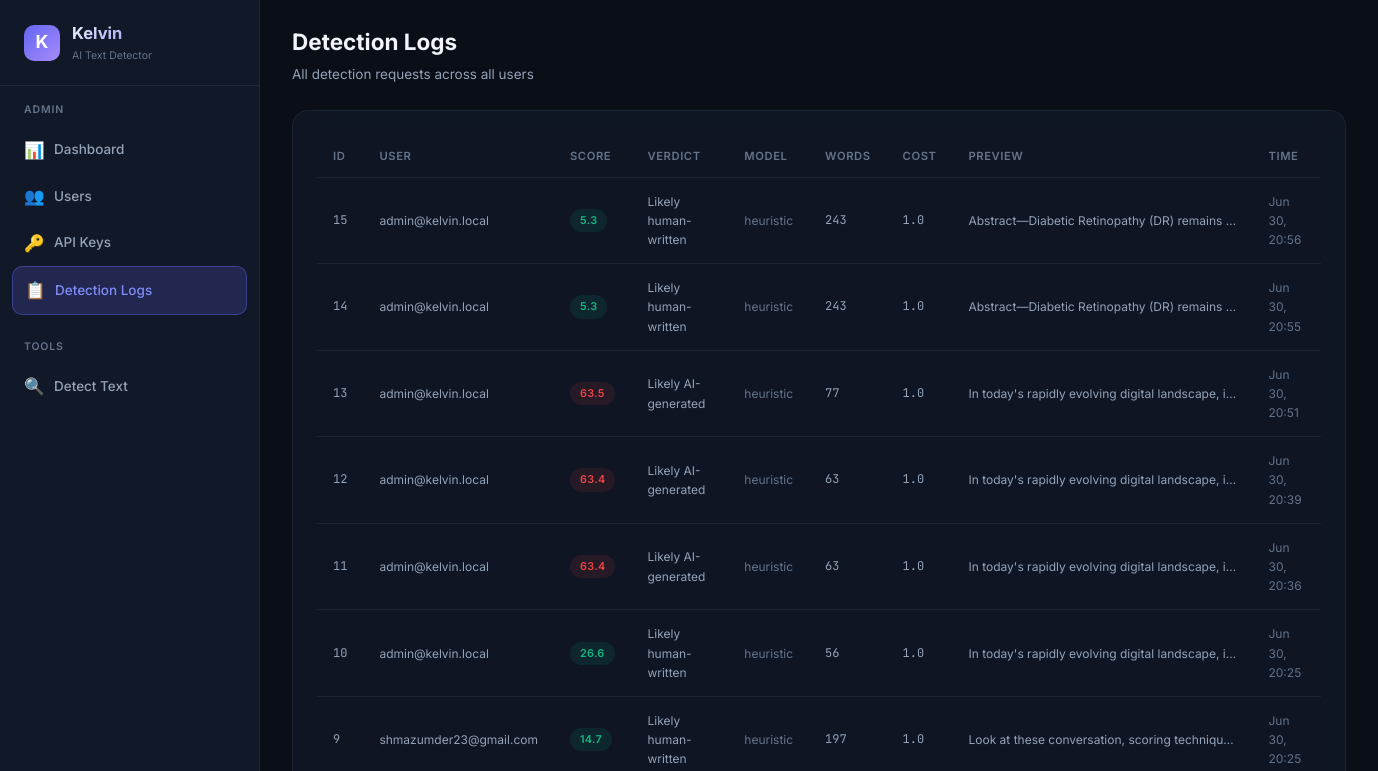
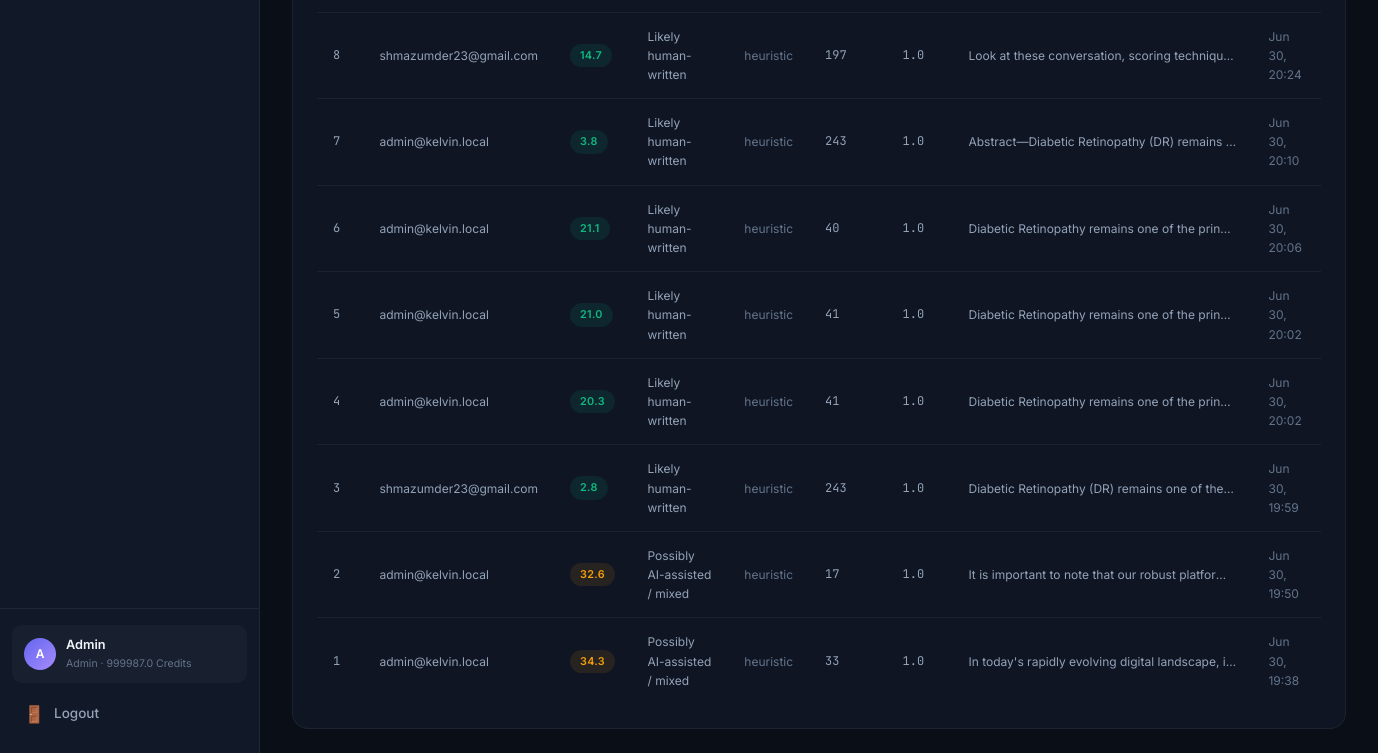
Before: /admin/logs (signed in) with the older database file (2 pictures, top to bottom).
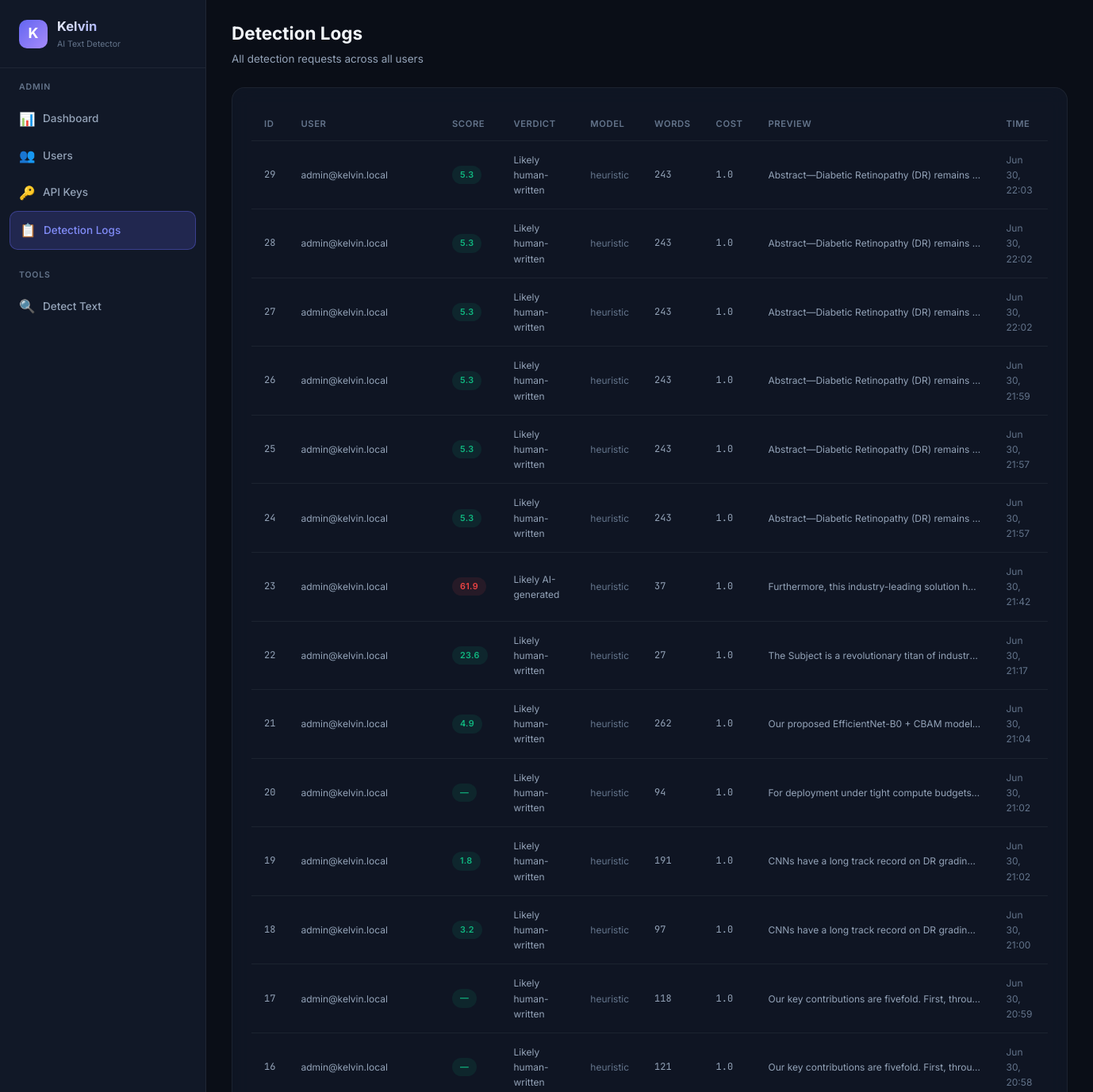
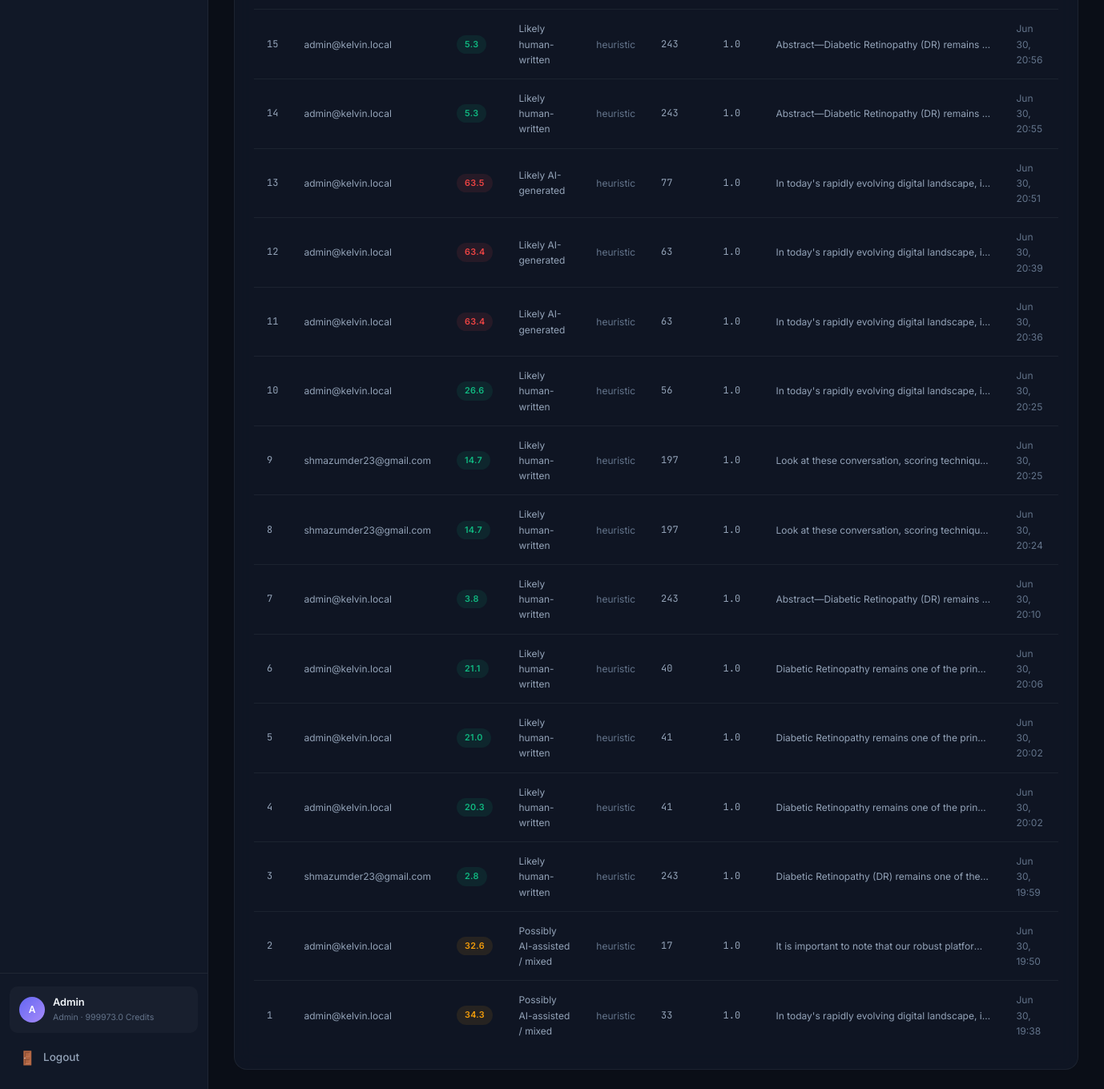
After: the same page with the newer database file (2 pictures, top to bottom).
### database.py (models this page shows, shortened)
class User(Base):
    __tablename__ = "users"
    id = Column(Integer, primary_key=True, autoincrement=True)
    email = Column(String(255), unique=True, nullable=False, index=True)
    password_hash = Column(String(255), nullable=False)
    display_name = Column(String(100), nullable=False)
    role = Column(String(20), nullable=False, default="user")  # "admin" or "user"
    balance = Column(Float, nullable=False, default=100.0)
    is_active = Column(Boolean, nullable=False, default=True)
    created_at = Column(DateTime, nullable=False, default=datetime.utcnow)
    api_keys = relationship("APIKeyRecord", back_populates="user", lazy="dynamic")
    detection_logs = relationship("DetectionLog", back_populates="user", lazy="dynamic")
    transactions = relationship("BalanceTransaction", back_populates="user", lazy="dynamic")

class DetectionLog(Base):
    __tablename__ = "detection_logs"
    id = Column(Integer, primary_key=True, autoincrement=True)
    user_id = Column(Integer, ForeignKey("users.id"), nullable=False, index=True)
    api_key_id = Column(Integer, ForeignKey("api_keys.id"), nullable=True)
    input_text = Column(Text, nullable=False)
    output_json = Column(Text, nullable=False)  # JSON string
    score = Column(Float, nullable=True)
    verdict = Column(String(50), nullable=True)
    model_used = Column(String(30), nullable=True)
    cost = Column(Float, nullable=False, default=1.0)
    word_count = Column(Integer, nullable=True)
    ip_address = Column(String(45), nullable=True)
    created_at = Column(DateTime, nullable=False, default=datetime.utcnow)
    user = relationship("User", back_populates="detection_logs")
    api_key = relationship("APIKeyRecord", back_populates="detection_logs")
    __table_args__ = (
        Index("idx_logs_user_created", "user_id", "created_at"),
    )

### detect-ai.py (the view)
@app.get("/admin/logs", response_class=HTMLResponse)
async def admin_logs_page(request: Request, db: Session = Depends(get_db_session)):
    _require_admin_web(request, db)
    logs = db.query(DetectionLog).order_by(desc(DetectionLog.created_at)).limit(200).all()
    for log in logs:
        u = db.query(User).filter(User.id == log.user_id).first()
        log.user_email = u.email if u else "unknown"
    return _render(request, db, "admin/logs.html", logs=logs)

### templates/admin/logs.html (shortened to what this page needs)
{% extends "base.html" %}
{% set active_page = 'admin-logs' %}
{% block page_header %}
<div class="page-header">
    <h2>Detection Logs</h2>
    <p>All detection requests across all users</p>
</div>
{% endblock %}
{% block content %}
<div class="card">
    {% if logs %}
    <div class="table-container">
        <table>
            <thead>
                <tr>
                    <th>ID</th>
                    <th>User</th>
                    <th>Score</th>
                    <th>Verdict</th>
                    <th>Model</th>
                    <th>Words</th>
                    <th>Cost</th>
                    <th>Preview</th>
                    <th>Time</th>
                </tr>
            </thead>
            <tbody>
                {% for log in logs %}
                <tr>
                    <td class="text-mono text-sm">{{ log.id }}</td>
                    <td class="text-sm">{{ log.user_email }}</td>
                    <td>
                        <span class="badge {% if log.score and log.score >= 60 %}badge-red{% elif log.score and log.score >= 30 %}badge-yellow{% else %}badge-green{% endif %}">
                            {{ log.score | round(1) if log.score else '—' }}
                        </span>
                    </td>
                    <td class="text-sm">{{ log.verdict or '—' }}</td>
                    <td class="text-sm text-muted">{{ log.model_used or '—' }}</td>
                    <td class="text-mono text-sm">{{ log.word_count or '—' }}</td>
                    <td class="text-mono text-sm">{{ log.cost }}</td>
                    <td class="truncate text-sm">{{ log.input_text[:60] }}{% if log.input_text|length > 60 %}...{% endif %}</td>
                    <td class="text-sm text-muted">{{ log.created_at.strftime('%b %d, %H:%M') if log.created_at else '—' }}</td>
                </tr>
                {% endfor %}
            </tbody>
        </table>
    </div>
    {% else %}
    <div class="empty-state">
        <div class="empty-icon">📋</div>
        <h3>No logs yet</h3>
        <p>Detection activity will appear here.</p>
    </div>
    {% endif %}
</div>
{% endblock %}

### templates/base.html (shortened to what this page needs)
<!DOCTYPE html>
<html lang="en">
<head>
    <link rel="stylesheet" href="/static/css/style.css?v=6">
</head>
<body>
    {% block body %}
    <div class="app-layout">
        <aside class="sidebar">
            <div class="sidebar-brand">
                <div class="brand-icon">K</div>
                <div>
                    <h1>Kelvin</h1>
                    <div class="brand-version">AI Text Detector</div>
                </div>
            </div>
            <nav class="sidebar-nav">
                {% if user and user.role == 'admin' %}
                <div class="nav-section">
                    <div class="nav-section-title">Admin</div>
                    <a href="/admin/dashboard" class="nav-link {% if active_page == 'admin-dashboard' %}active{% endif %}">
                        <span class="nav-icon">📊</span> Dashboard
                    </a>
                    <a href="/admin/users" class="nav-link {% if active_page == 'admin-users' %}active{% endif %}">
                        <span class="nav-icon">👥</span> Users
                    </a>
                    <a href="/admin/keys" class="nav-link {% if active_page == 'admin-keys' %}active{% endif %}">
                        <span class="nav-icon">🔑</span> API Keys
                    </a>
                    <a href="/admin/logs" class="nav-link {% if active_page == 'admin-logs' %}active{% endif %}">
                        <span class="nav-icon">📋</span> Detection Logs
                    </a>
                </div>
                <div class="nav-section">
                    <div class="nav-section-title">Tools</div>
                    <a href="/dashboard/detect" class="nav-link {% if active_page == 'detect' %}active{% endif %}">
                        <span class="nav-icon">🔍</span> Detect Text
                    </a>
                </div>
                {% endif %}
            </nav>
            {% if user %}
            <div class="sidebar-footer">
                <div class="sidebar-user">
                    <div class="user-avatar">{{ user.display_name[0] | upper }}</div>
                    <div class="user-info">
                        <div class="user-name">{{ user.display_name }}</div>
                        <div class="user-role">{{ user.role }} · {{ user.balance | round(1) }} credits</div>
                    </div>
                </div>
                <a href="/logout" class="nav-link" style="margin-top: 8px;">
                    <span class="nav-icon">🚪</span> Logout
                </a>
            </div>
            {% endif %}
        </aside>
        <main class="main-content">
            {% block page_header %}{% endblock %}
            <div class="page-body">
                {% block content %}{% endblock %}
            </div>
        </main>
    </div>
    {% endblock %}
</body>
</html>

Changed rows visible on the page:
changed User "Admin": balance "999987.0" → "999973.0"
added DetectionLog: id "29", user_email "admin@kelvin.local", score "5.3", verdict "Likely human-written", model_used "heuristic", word_count "243", cost "1.0", input_text "Abstract—Diabetic Retinopathy (DR) remains…", created_at "Jun 30, 22:03"
added DetectionLog: id "28", user_email "admin@kelvin.local", score "5.3", verdict "Likely human-written", model_used "heuristic", word_count "243", cost "1.0", input_text "Abstract—Diabetic Retinopathy (DR) remains…", created_at "Jun 30, 22:02"
added DetectionLog: id "27", user_email "admin@kelvin.local", score "5.3", verdict "Likely human-written", model_used "heuristic", word_count "243", cost "1.0", input_text "Abstract—Diabetic Retinopathy (DR) remains…", created_at "Jun 30, 22:02"
added DetectionLog: id "26", user_email "admin@kelvin.local", score "5.3", verdict "Likely human-written", model_used "heuristic", word_count "243", cost "1.0", input_text "Abstract—Diabetic Retinopathy (DR) remains…", created_at "Jun 30, 21:59"
added DetectionLog: id "25", user_email "admin@kelvin.local", score "5.3", verdict "Likely human-written", model_used "heuristic", word_count "243", cost "1.0", input_text "Abstract—Diabetic Retinopathy (DR) remains…", created_at "Jun 30, 21:57"
added DetectionLog: id "24", user_email "admin@kelvin.local", score "5.3", verdict "Likely human-written", model_used "heuristic", word_count "243", cost "1.0", input_text "Abstract—Diabetic Retinopathy (DR) remains…", created_at "Jun 30, 21:57"
added DetectionLog: id "23", user_email "admin@kelvin.local", score "61.9", verdict "Likely AI-generated", model_used "heuristic", word_count "37", cost "1.0", input_text "Furthermore, this industry-leading solution h…", created_at "Jun 30, 21:42"
added DetectionLog: id "22", user_email "admin@kelvin.local", score "23.6", verdict "Likely human-written", model_used "heuristic", word_count "27", cost "1.0", input_text "The Subject is a revolutionary titan of industr…", created_at "Jun 30, 21:17"
added DetectionLog: id "21", user_email "admin@kelvin.local", score "4.9", verdict "Likely human-written", model_used "heuristic", word_count "262", cost "1.0", input_text "Our proposed EfficientNet-B0 + CBAM model…", created_at "Jun 30, 21:04"
added DetectionLog: id "20", user_email "admin@kelvin.local", score "—", verdict "Likely human-written", model_used "heuristic", word_count "94", cost "1.0", input_text "For deployment under tight compute budgets…", created_at "Jun 30, 21:02"
added DetectionLog: id "19", user_email "admin@kelvin.local", score "1.8", verdict "Likely human-written", model_used "heuristic", word_count "191", cost "1.0", input_text "CNNs have a long track record on DR gradin…", created_at "Jun 30, 21:02"
added DetectionLog: id "18", user_email "admin@kelvin.local", score "3.2", verdict "Likely human-written", model_used "heuristic", word_count "97", cost "1.0", input_text "CNNs have a long track record on DR gradin…", created_at "Jun 30, 21:00"
added DetectionLog: id "17", user_email "admin@kelvin.local", score "—", verdict "Likely human-written", model_used "heuristic", word_count "118", cost "1.0", input_text "Our key contributions are fivefold. First, throu…", created_at "Jun 30, 20:59"
added DetectionLog: id "16", user_email "admin@kelvin.local", score "—", verdict "Likely human-written", model_used "heuristic", word_count "121", cost "1.0", input_text "Our key contributions are fivefold. First, throu…", created_at "Jun 30, 20:58"
